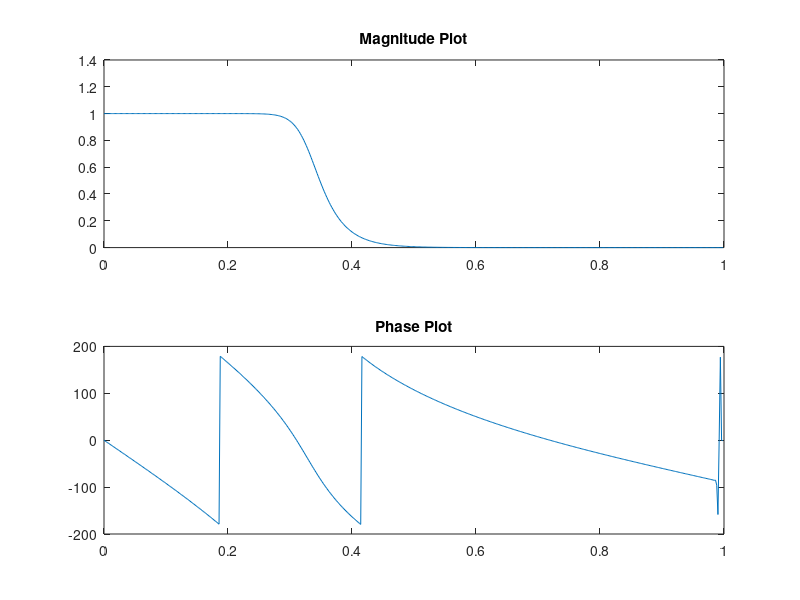

MATLAB code to generate this figure:
%function [N, num1, den1]= b(fil_choice)
%fil_choice = input("ENter the type of filter : " ,"s");
pkg load signal;
pkg load control;
clc;
clear all;

fs=8000; pb=1200;
sb=2000;Rp=0.5;
Rs=40;
fn=fs/2;
wp=pb/fn;
ws=sb/fn;
fil_choice = 'butterworth';
switch (fil_choice)
case 'butterworth'
[N,wc]=buttord(wp,ws,Rp,Rs);
[num1,den1]= butter(N,wc);
case 'cheby'
[N,wc]=cheb1ord(wp,ws,Rp,Rs);
[num1,den1]=cheby1(N,Rp,wc);
case 'ellip'
[N,wc]=ellipord(wp,ws,Rp,Rs);
[num1,den1]=ellip(N,Rp, Rs, wc);
end
[Hd,wd]=freqz(num1,den1);
magd=abs(Hd);
phase=angle(Hd)*180/pi;
subplot(2,1,1);
plot(wd/pi,magd);title('Magnitude Plot')
subplot(2,1,2);
plot(wd/pi,phase);title('Phase Plot')